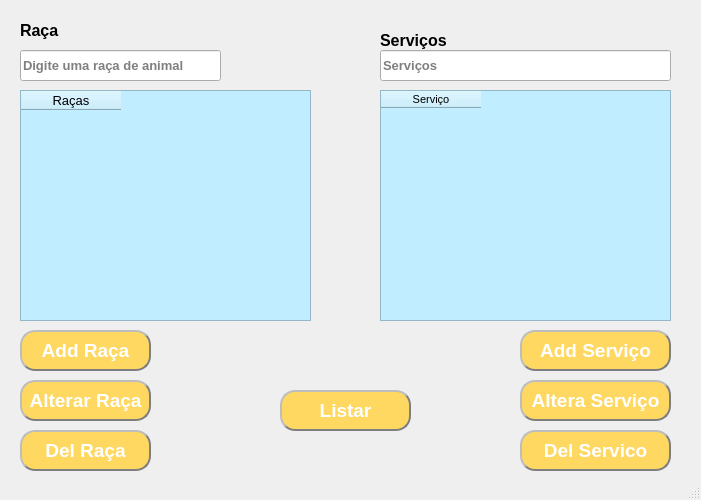
<?xml version="1.0" encoding="UTF-8"?>
<ui version="4.0">
 <class>MainWindow</class>
 <widget class="QMainWindow" name="MainWindow">
  <property name="geometry">
   <rect>
    <x>0</x>
    <y>0</y>
    <width>701</width>
    <height>500</height>
   </rect>
  </property>
  <property name="sizePolicy">
   <sizepolicy hsizetype="Expanding" vsizetype="Expanding">
    <horstretch>0</horstretch>
    <verstretch>0</verstretch>
   </sizepolicy>
  </property>
  <property name="minimumSize">
   <size>
    <width>701</width>
    <height>500</height>
   </size>
  </property>
  <property name="maximumSize">
   <size>
    <width>701</width>
    <height>500</height>
   </size>
  </property>
  <property name="windowTitle">
   <string>MEU AMIGÃO -CATEGORIAS - CADASTRAR - EDITAR - EXCLUIR - LISTAR</string>
  </property>
  <widget class="QWidget" name="centralwidget">
   <widget class="QLineEdit" name="txtServicoCategoria">
    <property name="enabled">
     <bool>true</bool>
    </property>
    <property name="geometry">
     <rect>
      <x>380</x>
      <y>50</y>
      <width>291</width>
      <height>31</height>
     </rect>
    </property>
    <property name="font">
     <font>
      <pointsize>10</pointsize>
      <weight>75</weight>
      <bold>true</bold>
     </font>
    </property>
    <property name="maxLength">
     <number>25</number>
    </property>
    <property name="frame">
     <bool>true</bool>
    </property>
    <property name="placeholderText">
     <string>Serviços</string>
    </property>
   </widget>
   <widget class="QLabel" name="label_7">
    <property name="geometry">
     <rect>
      <x>20</x>
      <y>20</y>
      <width>41</width>
      <height>21</height>
     </rect>
    </property>
    <property name="font">
     <font>
      <pointsize>12</pointsize>
      <weight>75</weight>
      <bold>true</bold>
     </font>
    </property>
    <property name="text">
     <string>Raça</string>
    </property>
   </widget>
   <widget class="QLabel" name="label_8">
    <property name="geometry">
     <rect>
      <x>380</x>
      <y>30</y>
      <width>71</width>
      <height>21</height>
     </rect>
    </property>
    <property name="font">
     <font>
      <pointsize>12</pointsize>
      <weight>75</weight>
      <bold>true</bold>
     </font>
    </property>
    <property name="text">
     <string>Serviços</string>
    </property>
   </widget>
   <widget class="QPushButton" name="btnExcluirRaca">
    <property name="geometry">
     <rect>
      <x>20</x>
      <y>430</y>
      <width>131</width>
      <height>41</height>
     </rect>
    </property>
    <property name="font">
     <font>
      <pointsize>14</pointsize>
      <weight>75</weight>
      <bold>true</bold>
     </font>
    </property>
    <property name="styleSheet">
     <string notr="true">color: rgb(255, 255, 255);
background-color: rgb(255, 216, 98);
border-style: outset;
border-width: 2px;
border-radius: 15px; 
border-color: rgb(126, 126, 126);
</string>
    </property>
    <property name="text">
     <string>Del Raça</string>
    </property>
   </widget>
   <widget class="QPushButton" name="btnAlteraraca">
    <property name="geometry">
     <rect>
      <x>20</x>
      <y>380</y>
      <width>131</width>
      <height>41</height>
     </rect>
    </property>
    <property name="font">
     <font>
      <pointsize>14</pointsize>
      <weight>75</weight>
      <bold>true</bold>
     </font>
    </property>
    <property name="styleSheet">
     <string notr="true">color: rgb(255, 255, 255);
background-color: rgb(255, 216, 98);
border-style: outset;
border-width: 2px;
border-radius: 15px; 
border-color: rgb(126, 126, 126);
</string>
    </property>
    <property name="text">
     <string>Alterar Raça</string>
    </property>
   </widget>
   <widget class="QPushButton" name="btnListarCategoria">
    <property name="geometry">
     <rect>
      <x>280</x>
      <y>390</y>
      <width>131</width>
      <height>41</height>
     </rect>
    </property>
    <property name="font">
     <font>
      <pointsize>14</pointsize>
      <weight>75</weight>
      <bold>true</bold>
     </font>
    </property>
    <property name="styleSheet">
     <string notr="true">color: rgb(255, 255, 255);
background-color: rgb(255, 216, 98);
border-style: outset;
border-width: 2px;
border-radius: 15px; 
border-color: rgb(126, 126, 126);
</string>
    </property>
    <property name="text">
     <string>Listar</string>
    </property>
   </widget>
   <widget class="QPushButton" name="btnCadastra">
    <property name="geometry">
     <rect>
      <x>20</x>
      <y>330</y>
      <width>131</width>
      <height>41</height>
     </rect>
    </property>
    <property name="font">
     <font>
      <pointsize>14</pointsize>
      <weight>75</weight>
      <bold>true</bold>
     </font>
    </property>
    <property name="styleSheet">
     <string notr="true">color: rgb(255, 255, 255);
background-color: rgb(255, 216, 98);
border-style: outset;
border-width: 2px;
border-radius: 15px; 
border-color: rgb(126, 126, 126);</string>
    </property>
    <property name="text">
     <string>Add Raça</string>
    </property>
   </widget>
   <widget class="QTableWidget" name="tabelaServicos">
    <property name="geometry">
     <rect>
      <x>380</x>
      <y>90</y>
      <width>291</width>
      <height>231</height>
     </rect>
    </property>
    <property name="font">
     <font>
      <pointsize>10</pointsize>
     </font>
    </property>
    <property name="styleSheet">
     <string notr="true">background-color: rgb(192, 237, 255);</string>
    </property>
    <column>
     <property name="text">
      <string>Serviço</string>
     </property>
     <property name="font">
      <font>
       <pointsize>8</pointsize>
      </font>
     </property>
    </column>
   </widget>
   <widget class="QPushButton" name="btnExcluirServico">
    <property name="geometry">
     <rect>
      <x>520</x>
      <y>430</y>
      <width>151</width>
      <height>41</height>
     </rect>
    </property>
    <property name="font">
     <font>
      <pointsize>14</pointsize>
      <weight>75</weight>
      <bold>true</bold>
     </font>
    </property>
    <property name="styleSheet">
     <string notr="true">color: rgb(255, 255, 255);
background-color: rgb(255, 216, 98);
border-style: outset;
border-width: 2px;
border-radius: 15px; 
border-color: rgb(126, 126, 126);
</string>
    </property>
    <property name="text">
     <string>Del Servico</string>
    </property>
   </widget>
   <widget class="QPushButton" name="btnCadastrarServico">
    <property name="geometry">
     <rect>
      <x>520</x>
      <y>330</y>
      <width>151</width>
      <height>41</height>
     </rect>
    </property>
    <property name="font">
     <font>
      <pointsize>14</pointsize>
      <weight>75</weight>
      <bold>true</bold>
     </font>
    </property>
    <property name="styleSheet">
     <string notr="true">color: rgb(255, 255, 255);
background-color: rgb(255, 216, 98);
border-style: outset;
border-width: 2px;
border-radius: 15px; 
border-color: rgb(126, 126, 126);</string>
    </property>
    <property name="text">
     <string>Add Serviço</string>
    </property>
   </widget>
   <widget class="QPushButton" name="btnAlterarServico">
    <property name="geometry">
     <rect>
      <x>520</x>
      <y>380</y>
      <width>151</width>
      <height>41</height>
     </rect>
    </property>
    <property name="font">
     <font>
      <pointsize>14</pointsize>
      <weight>75</weight>
      <bold>true</bold>
     </font>
    </property>
    <property name="styleSheet">
     <string notr="true">color: rgb(255, 255, 255);
background-color: rgb(255, 216, 98);
border-style: outset;
border-width: 2px;
border-radius: 15px; 
border-color: rgb(126, 126, 126);
</string>
    </property>
    <property name="text">
     <string>Altera Serviço</string>
    </property>
   </widget>
   <widget class="QLineEdit" name="txtRacacategoria">
    <property name="enabled">
     <bool>true</bool>
    </property>
    <property name="geometry">
     <rect>
      <x>20</x>
      <y>50</y>
      <width>201</width>
      <height>31</height>
     </rect>
    </property>
    <property name="font">
     <font>
      <pointsize>10</pointsize>
      <weight>75</weight>
      <bold>true</bold>
     </font>
    </property>
    <property name="maxLength">
     <number>25</number>
    </property>
    <property name="frame">
     <bool>true</bool>
    </property>
    <property name="placeholderText">
     <string>Digite uma raça de animal</string>
    </property>
   </widget>
   <widget class="QTableWidget" name="tabelaCategoriaRaca">
    <property name="geometry">
     <rect>
      <x>20</x>
      <y>90</y>
      <width>291</width>
      <height>231</height>
     </rect>
    </property>
    <property name="font">
     <font>
      <pointsize>10</pointsize>
      <weight>50</weight>
      <bold>false</bold>
     </font>
    </property>
    <property name="styleSheet">
     <string notr="true">background-color: rgb(192, 237, 255);</string>
    </property>
    <column>
     <property name="text">
      <string>Raças</string>
     </property>
    </column>
   </widget>
  </widget>
  <widget class="QStatusBar" name="statusbar"/>
 </widget>
 <tabstops>
  <tabstop>txtRacacategoria</tabstop>
  <tabstop>txtServicoCategoria</tabstop>
  <tabstop>btnCadastra</tabstop>
  <tabstop>btnAlteraraca</tabstop>
  <tabstop>btnExcluirRaca</tabstop>
  <tabstop>btnCadastrarServico</tabstop>
  <tabstop>btnAlterarServico</tabstop>
  <tabstop>btnExcluirServico</tabstop>
  <tabstop>tabelaServicos</tabstop>
  <tabstop>btnListarCategoria</tabstop>
 </tabstops>
 <resources/>
 <connections/>
</ui>
